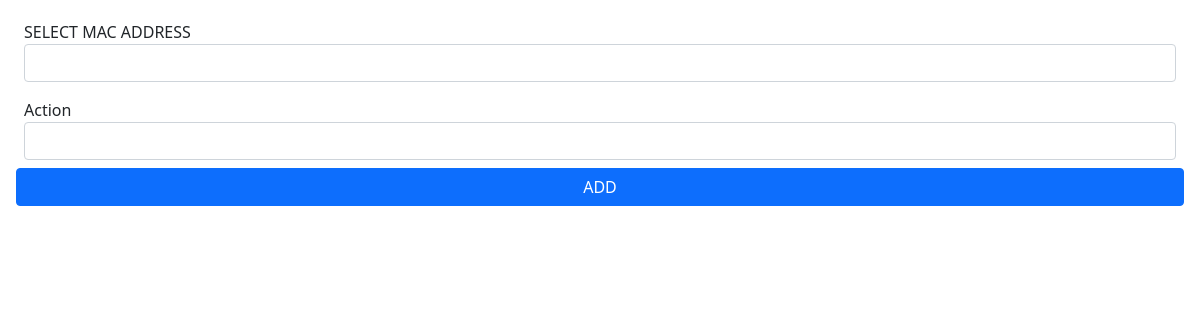
/main/action, run on an earlier commit of the app's database.
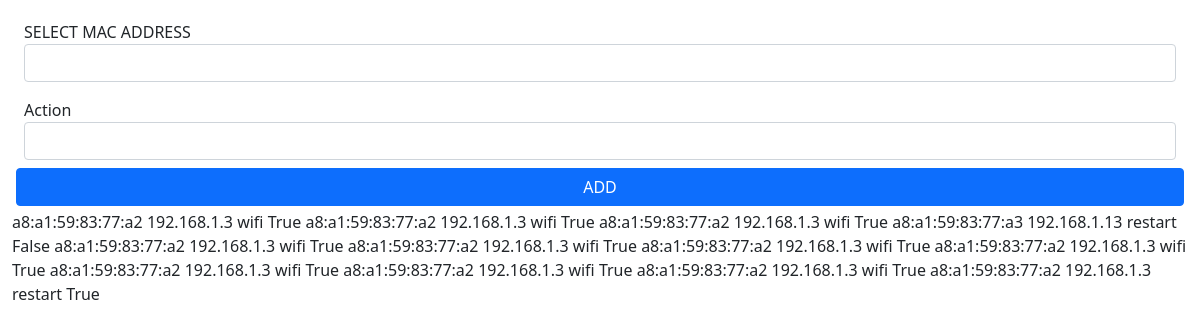
And on a later commit of the database.
### API_web/models.py (models this page shows, shortened)
class request_action(models.Model):
    macaddr = models.ForeignKey(Computer,to_field='mac_addr', on_delete=models.CASCADE)
    action = models.CharField(max_length=50, choices=Action_option)
    isStatus = models.BooleanField(default=False,blank=True)
    created = models.DateTimeField(auto_now_add=True, blank=True, null=True)

class Computer(models.Model):
    mac_addr = models.CharField(max_length=50,primary_key=True, unique=True)
    ip_addr = models.CharField(max_length=50, null=True, blank=True)
    isAlive = models.BooleanField(default=False)
    isBlocked = models.BooleanField(default=False)
    status = models.CharField(max_length=255,null=True, blank=True)
    def __str__(self):
        return self.mac_addr

### MainWeb/views.py (the view)
# urls.py: path('action',actionView.as_view(), name='action'),
class actionView(View):
    def get(self, request):
        data_view = request_action.objects.select_related('macaddr').all()
        form = actionForm()
        context = {
            'data' : data_view,
            'form': form
        }
        return render(request, 'main/action.html', context=context)

### MainWeb/forms.py
class actionForm(forms.ModelForm):
    class Meta:
        model = request_action
        fields = ['macaddr', 'action']
        labels = {
            'macaddr' : 'SELECT MAC ADDRESS'
        }
        widgets = {
            'macaddr' : forms.TextInput(
                attrs={
                    'class':'form-control'
                    }
            ),
            'action' : forms.TextInput(
                attrs={
                    'class':'form-control'
                    }
            ),
        }

### MainWeb/templates/main/action.html (shortened to what this page needs)
{% extends "base.html" %}
{% load static %}
{% block contents %}
    <form action="" method="post">
        <div class="container-fluid">
            <div class="row p-1">
                {% for field in form %}
                    <div class="form-group p-2">
                        {{field.label}}
                        {{field}}
                    </div>
                {% endfor %}
                <button type="submit" class="btn btn-primary" id="createButton">ADD</button>
            </div>
        </div>
    </form>
    {% for data in data %}
        {{data.macaddr}}
        {{data.macaddr.ip_addr}}
        {{data.action}}
        {{data.isStatus}}
    {% endfor %}
{% endblock contents %}

### templates/base.html (shortened to what this page needs)
{% load static %}
<!DOCTYPE html>
<html lang="en">
<head>
    {% include "snippets/styles.html" %}
</head>
<body>
    <div class="container-fluid"">
        {% block contents %}
        {% endblock contents %}
    </div>
</body>
</html>

### templates/snippets/styles.html
{% load static %}
<link href="{% static 'vendor/bootstrap/bootstrap.css' %}" rel="stylesheet">
<link href="{% static 'vendor/bootstrap-icons/bootstrap-icons.css' %}" rel="stylesheet">

### templates/snippets/scripts.html (shortened to what this page needs)
{% load static %}

What changed in the data, as far as the page shows it:
added request_action: macaddr "a8:a1:59:83:77:a2", macaddr.ip_addr "192.168.1.3", action "wifi", isStatus "True"
added request_action: macaddr "a8:a1:59:83:77:a2", macaddr.ip_addr "192.168.1.3", action "wifi", isStatus "True"
added request_action: macaddr "a8:a1:59:83:77:a2", macaddr.ip_addr "192.168.1.3", action "wifi", isStatus "True"
added request_action: macaddr "a8:a1:59:83:77:a3", macaddr.ip_addr "192.168.1.13", action "restart", isStatus "False"
added request_action: macaddr "a8:a1:59:83:77:a2", macaddr.ip_addr "192.168.1.3", action "wifi", isStatus "True"
added request_action: macaddr "a8:a1:59:83:77:a2", macaddr.ip_addr "192.168.1.3", action "wifi", isStatus "True"
added request_action: macaddr "a8:a1:59:83:77:a2", macaddr.ip_addr "192.168.1.3", action "wifi", isStatus "True"
added request_action: macaddr "a8:a1:59:83:77:a2", macaddr.ip_addr "192.168.1.3", action "wifi", isStatus "True"
added request_action: macaddr "a8:a1:59:83:77:a2", macaddr.ip_addr "192.168.1.3", action "wifi", isStatus "True"
added request_action: macaddr "a8:a1:59:83:77:a2", macaddr.ip_addr "192.168.1.3", action "wifi", isStatus "True"
added request_action: macaddr "a8:a1:59:83:77:a2", macaddr.ip_addr "192.168.1.3", action "wifi", isStatus "True"
added request_action: macaddr "a8:a1:59:83:77:a2", macaddr.ip_addr "192.168.1.3", action "restart", isStatus "True"
